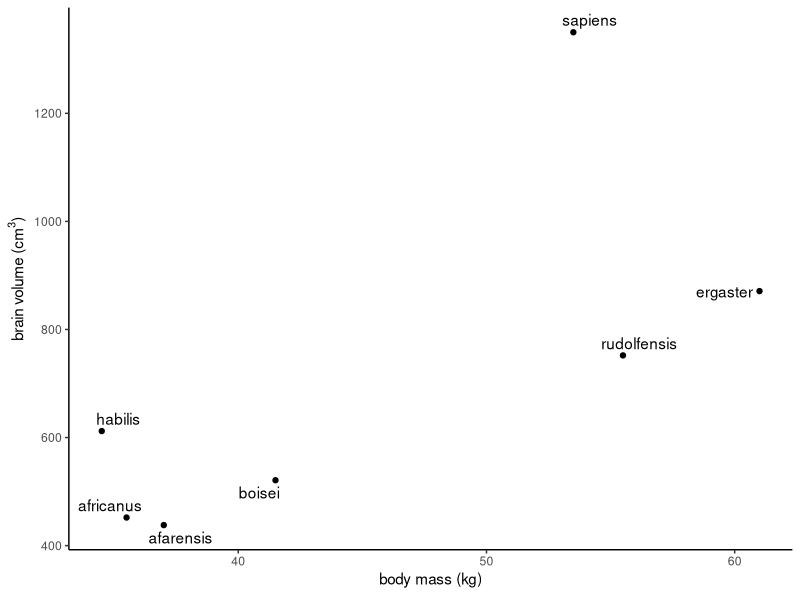

Reproduce this figure in R.
## ---- chunk 1
sppnames <- c( "afarensis","africanus","habilis","boisei",
"rudolfensis","ergaster","sapiens")
brainvolcc <- c( 438 , 452 , 612, 521, 752, 871, 1350 )
masskg <- c( 37.0 , 35.5 , 34.5 , 41.5 , 55.5 , 61.0 , 53.5 )
d <- data.frame( species=sppnames , brain=brainvolcc , mass=masskg )

library(tidyverse)
library(ggrepel)
ggplot(d, aes(x=mass, y=brain)) + 
  geom_point() + 
  geom_text_repel(aes(label=species)) + 
  labs(x=expression("body mass (kg)"), 
       y=expression("brain volume (cm"^3*")")) + 
  theme_classic()
